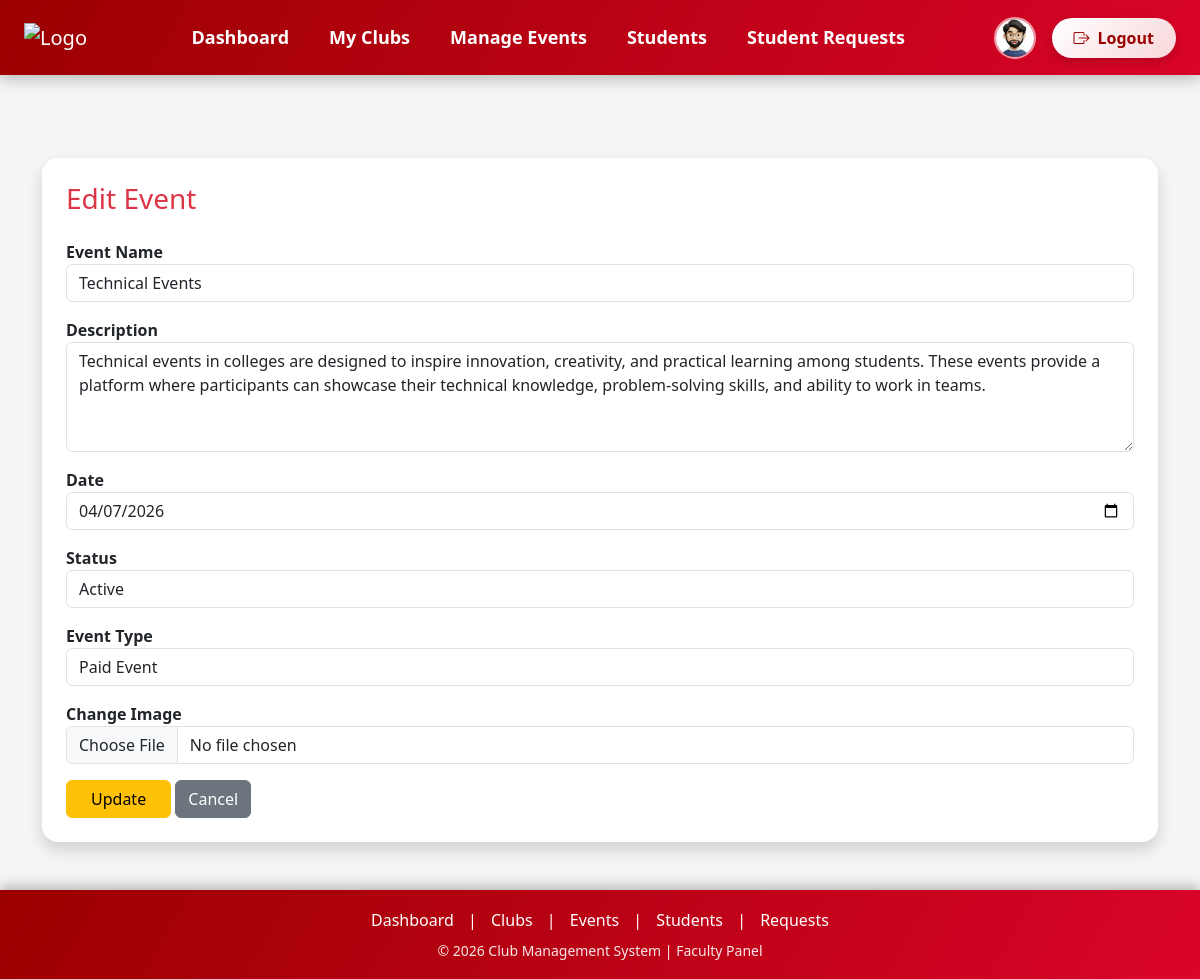
/Facultyapp/Edits_event.php?id=20 (signed in), run on the app's committed database.
### tables this page shows
CREATE TABLE `events` (
  `id` int NOT NULL,
  `image` varchar(255) DEFAULT NULL,
  `name` varchar(100) DEFAULT NULL,
  `date` date DEFAULT NULL,
  `status` varchar(50) DEFAULT NULL,
  `description` text,
  `created_at` timestamp NULL DEFAULT CURRENT_TIMESTAMP,
  `event_type` enum('Paid','Unpaid') DEFAULT 'Unpaid'
);

### Facultyapp/Edits_event.php (the view, shortened to what this page needs)
<?php
include 'F_header.php';
include '../database.php';
mysqli_select_db($con, "SOAE_CLUB");
$id = intval($_GET['id']);
$result = mysqli_query($con, "SELECT * FROM events WHERE id='$id'");
$row = mysqli_fetch_assoc($result);
?>
<div class="container my-5">
    <div class="card shadow border-0 rounded-4 p-4">
        <h3 class="text-danger mb-4">Edit Event</h3>
        <form method="POST" enctype="multipart/form-data">
            <label class="fw-semibold">Event Name</label>
            <input type="text" name="name"
                   value="<?php echo htmlspecialchars($row['name']); ?>"
                   class="form-control mb-3" required>
            <label class="fw-semibold">Description</label>
            <textarea name="description"
                      class="form-control mb-3"
                      rows="4"
                      required><?php echo htmlspecialchars($row['description']); ?></textarea>
            <label class="fw-semibold">Date</label>
            <input type="date" name="date"
                   value="<?php echo $row['date']; ?>"
                   class="form-control mb-3" required>
            <label class="fw-semibold">Status</label>
            <select name="status" class="form-control mb-3">
                <option value="Active" <?php if($row['status']=='Active') echo 'selected'; ?>>Active</option>
            </select>
            <label class="fw-semibold">Event Type</label>
            <select name="event_type" class="form-control mb-3">
                <option value="Paid" <?php if(($row['event_type'] ?? '')=='Paid') echo 'selected'; ?>>
                    Paid Event
                </option>
            </select>
            <label class="fw-semibold">Change Image</label>
            <input type="file" name="image" class="form-control mb-3">
            <button type="submit" name="update" class="btn btn-warning px-4">
                Update
            </button>
            <a href="Manage_events.php" class="btn btn-secondary">
                Cancel
            </a>
        </form>
    </div>
</div>
<?php include 'F_footer.php'; ?>

### Facultyapp/F_header.php (style rules this page uses)
body { padding-top: 110px; background: #f5f7fa; min-height: 200vh; }

### Facultyapp/F_footer.php (style rules this page uses)
body { min-height: 100vh; display: flex; flex-direction: column; background: #f5f5f5; }

### data on the page
events: name "Technical Events", description "Technical events in colleges are designed to inspire innovation, creativity, and practical learning among students. These events provide a platform where participants can showcase their technical knowledge, problem-solving skills, and ability to work in teams.", date "04/07/2026", status "Active", event_type "Paid Event"
